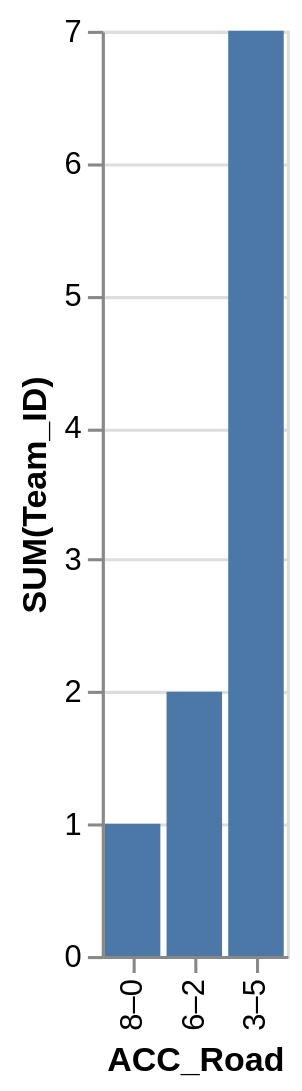

Vega-Lite specification for this chart:
### Vega-Lite specification from a JSON file in a GitHub repository (floating-point values rounded to 4 significant figures)
{"data": {"values": [{"x_data": "8–0", "y_data": 1}, {"x_data": "6–2", "y_data": 2}, {"x_data": "3–5", "y_data": 7}]}, "mark": "bar", "encoding": {"x": {"field": "x_data", "type": "nominal", "title": "ACC_Road", "sort": {"op": "sum", "field": "y_data", "order": "ascending"}}, "y": {"field": "y_data", "type": "quantitative", "title": "SUM(Team_ID)"}}}
